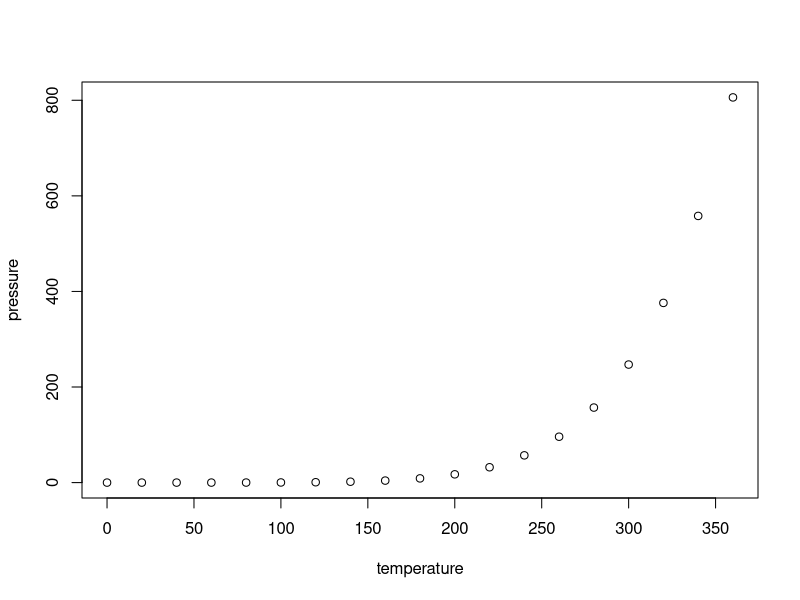
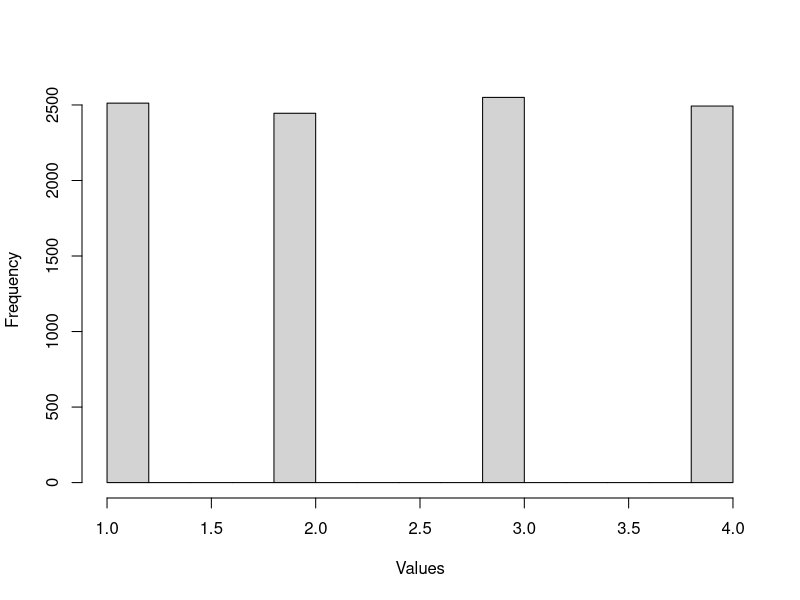
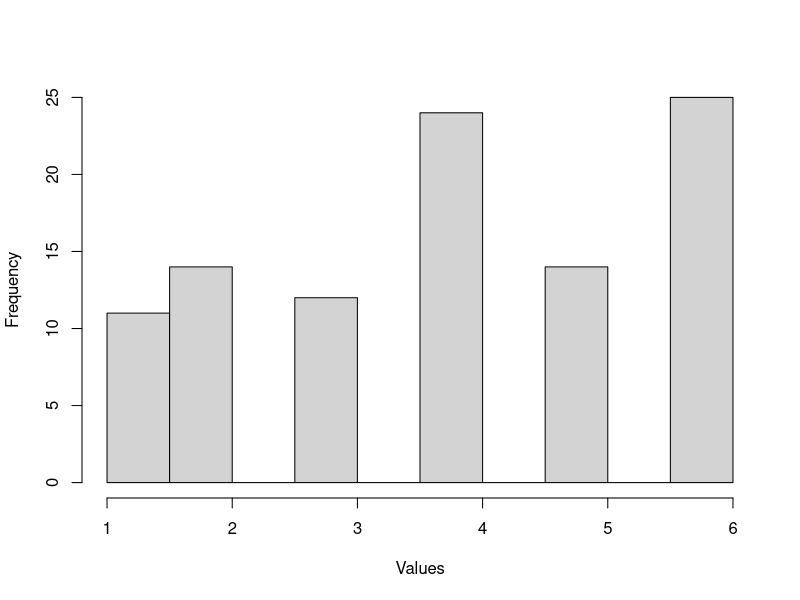
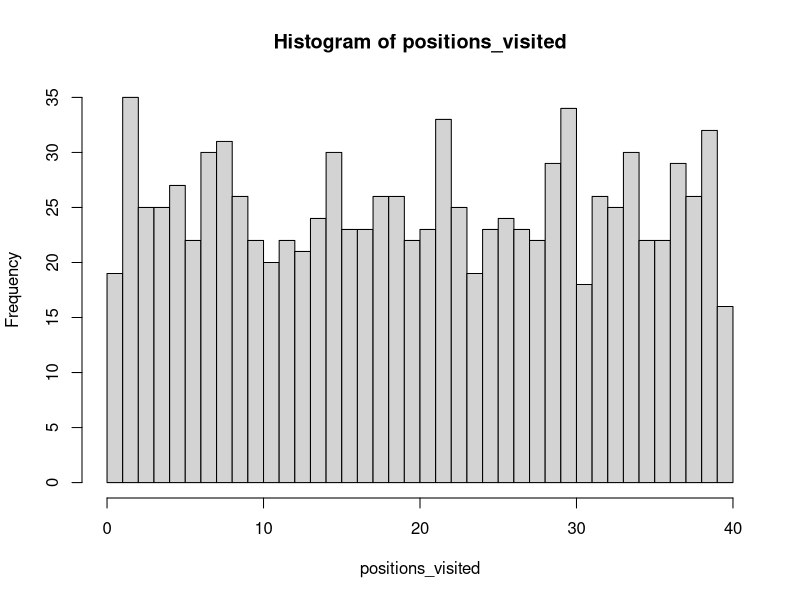
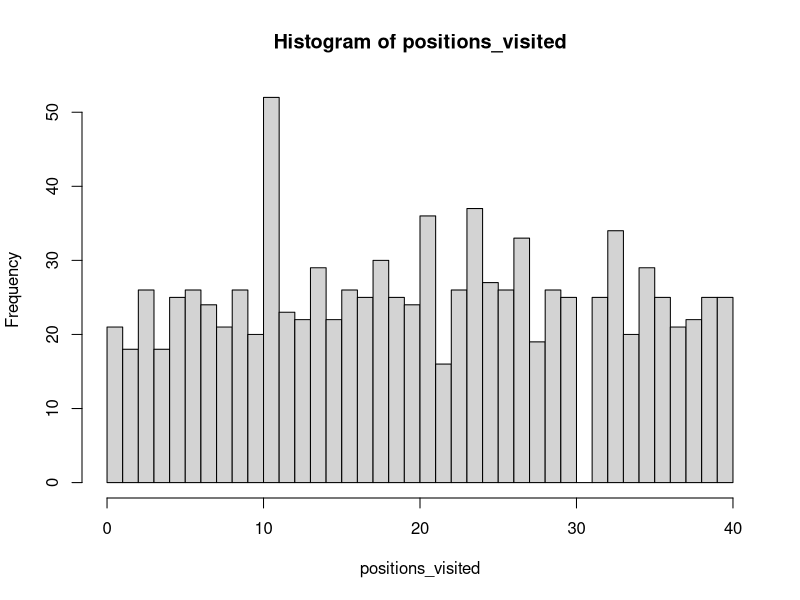
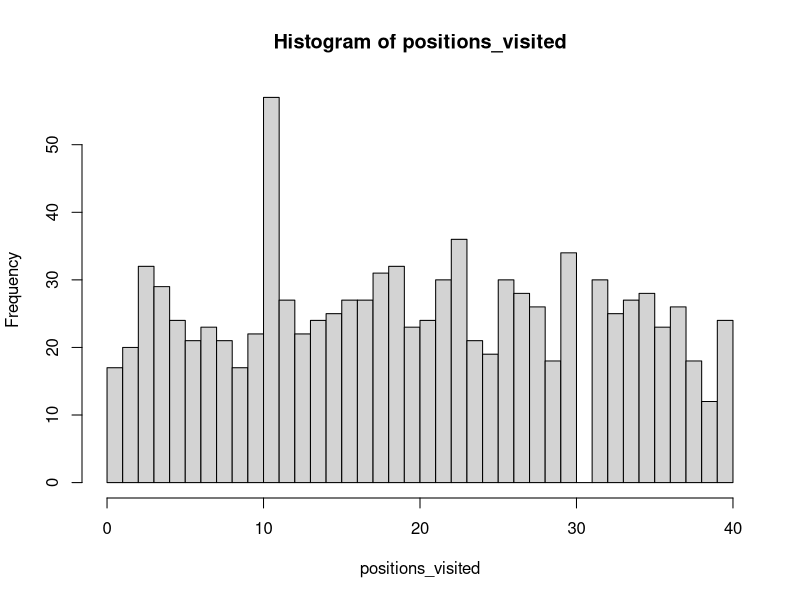

These charts were generated, in order, by the following R code: (Note: this script raises an error after producing the figures.)
## ---- chunk 1
knitr::opts_chunk$set(echo = TRUE)
## ---- chunk 2
summary(cars)
## ---- chunk 3
plot(pressure)
## ---- chunk 4
library(readr)
library(ggplot2)
library(tidyverse)
options(bitmapType='cairo')
rm(list=ls())

## ---- chunk 5
x <- c(1, 2, 3, 4) #this is the sample space

out <- sample(x, 10000, replace=TRUE) #picks no from x list 10000x and puts it back

x <- c( 1, 2, 2, 3, 4, 1, 6, 7, 8, 10, 5, 5, 1, 4, 9 )
# out1 <- sample(x, 20, replace=FALSE) # will give error as you can only pick elements equal to no of elements in the vector
#out1


hist_out <- hist(out, main = '', xlab = 'Values', ylab = 'Frequency')
#plots a histogram of the values picked

## ---- chunk 6
dice1 <- sample(c(1,2,3,4,5,6), size= 100, replace=TRUE)
dice2 <- sample.int(6, size= 100, replace=TRUE) # sample.int samples through intergers
table(dice1)
table(dice2)
#the table will give the frequency table of each interger/element picked. basically realisation of x)


hist_out <- hist(dice2, main = '', xlab = 'Values', ylab = 'Frequency')
## ---- chunk 7
transition_matrix = matrix(c(0.4,0.6, 0.7,0.3), nrow=2, ncol=2, byrow=TRUE) #byrow fills the matrix by row so first 2 no in list will fill the first row then next 2 next row etc 2 elements per row because there nrow=2 which is the no of rows

transition_matrix

## ---- chunk 8
transition_matrix = matrix(c(0.4,0.6, 0.7,0.3), nrow=2, ncol=2, byrow=TRUE)

initial_state <- 1 #initialise the initial state- 1 for sunny or 2 for rainy

weather_seq <- rep(0,30) #create a vector to store the stimulated values. rep() replicates the elements in a vector so rep(0,30) will replicate 0 thirty times. so this will store a list of 30 element 0.

for (day in 1:30) { #iterates over 30 days
  get_prob <- transition_matrix[initial_state, ] # pick the prob needed from the matrix - selects the row of the matrix only using the initial state variable so if initial state is 1, will call row 1 and store the 2 elements in row 1 as a list.
  next_state = sample(c(1,2), size = 1, prob = get_prob) # based on the prob taken, this will randomly pick either 1 or 2 from the list once 
  weather_seq[day] <- next_state #stores the new state inside the weather seq and replaces it so first iteration of the for loop will replace first 0 in weather seq then 2nd replaces 2nd etc.
}
weather_seq


## ---- chunk 9

initial_state = sample(c(1,2), size = 1, prob = c(0.4, 0.6)) # need to state no of prob according to no of elements and must add up to 1
initial_state

get_prob <- rep(0.16,6)
dice3 <- sample.int(6, size= 100, replace=TRUE, prob=get_prob)
table(dice3)
## ---- chunk 10
transition_matrix2 = matrix(c(0.7,0.2,0.1,0.3,0.3,0.4,0.6,0.2,0.2), nrow=3, ncol=3, byrow=TRUE) #draw the matrix out by hand first
initial_state <- 1
weather_seq2 <- rep(0,30) 

for (day in 1:30) { #iterates over 30 days
  get_prob <- transition_matrix2[initial_state, ] 
  next_state = sample(c(1,2,3), size = 1, prob = get_prob)  
  weather_seq2[day] <- next_state 
}
weather_seq2

## ---- chunk 11
transition_matrix2 = matrix(c(0.7,0.2,0.1,0.3,0.3,0.4,0.6,0.2,0.2), nrow=3, ncol=3, byrow=TRUE) #draw the matrix out by hand first
initial_state <- 1
weather_seq2 <- rep(0,30) 


for (day in 1:30) { #iterates over 30 days
  get_prob <- transition_matrix2[initial_state, ] 
  next_state = sample(c(1,2,3), size = 1, prob = get_prob) 
  weather_seq2[day] <- next_state 
  day_weather <- data.frame(days=(1:30), weather=(weather_seq2))
}
weather_seq2
day_weather
## ---- chunk 12
transition_matrix2 = matrix(c(0.7,0.2,0.1,0.3,0.3,0.4,0.6,0.2,0.2), nrow=3, ncol=3, byrow=TRUE) #draw the matrix out by hand first
initial_state <- 1
weather_seq2 <- rep(0,30)


for (day in 1:30) { #iterates over 30 days
  get_prob <- transition_matrix2[initial_state, ] 
  next_state = sample(c(1,2,3), size = 1, prob = get_prob) 
  weather_seq2[day] <- next_state 
}
day_weather <- data.frame(days=(1:30), weather=(weather_seq2))

conditions <- c(1,2,3)
replacement_values <- c("Sunny", "Rainy", "Cloudy")
 
day_weather$weather <- replace(day_weather$weather, day_weather$weather %in% conditions, replacement_values)
day_weather
#hist(weather_seq2, main = '', xlab = 'Values', ylab = 'Frequency')

## ---- chunk 13
no_of_turns = 1000 #no of turns
current_pos = 0 #current position on board, start line so 0
move_size <- rep(0, no_of_turns) # replicate the no of steps to take which is no of turns
positions_visited <- rep(0, no_of_turns) 

for (turn in 1:no_of_turns) { # iterate over no of turns

  dice <- sample(c(1:6), 2, replace = TRUE) # randomly select a value stimulating a die roll twice

  no_of_steps <- sum(dice) #add the die values to get no of steps to move

  new_board_pos <- current_pos + no_of_steps #get the position by adding no of steps to current position

  # update board position (this corrects for the fact the board is circular)
  current_pos <- (new_board_pos %% 40)

  # store position visited
  positions_visited[turn] <- current_pos #stores the current position for each iteration into the position visited according to iteration no in for loop

}


## ---- chunk 14
no_of_turns = 1000 #no of turns
current_pos = 0 #current position on board, start line so 0
move_size <- rep(0, no_of_turns) # replicate the no of steps to take which is no of turns
positions_visited <- rep(0, no_of_turns) 

for (turn in 1:no_of_turns) { # iterate over no of turns

  dice <- sample(c(1:6), 2, replace = TRUE) # randomly select a value stimulating a die roll twice

  no_of_steps <- sum(dice) #add the die values to get no of steps to move

  new_board_pos <- current_pos + no_of_steps #get the position by adding no of steps to current position

  # update board position (this corrects for the fact the board is circular)
  current_pos <- (new_board_pos %% 40)

  # store position visited
  positions_visited[turn] <- current_pos #stores the current position for each iteration into the position visited according to iteration no in for loop

}

hist(positions_visited, breaks = seq(0, 40, len = 41), right = FALSE)
## ---- chunk 15


## ---- chunk 16
no_of_turns = 1000 #no of turns
current_pos = 0 #current position on board, start line so 0
move_size <- rep(0, no_of_turns) # replicate the no of steps to take which is no of turns
positions_visited <- rep(0, no_of_turns) 
go_to_jail_pos <- 30 # the go to jail position on the board
jail_pos <- 10 # the jail 


for (turn in 1:no_of_turns) { # iterate over no of turns

  dice <- sample(c(1:6), 2, replace = TRUE) # randomly select a value stimulating a die roll twice

  no_of_steps <- sum(dice) #add the die values to get no of steps to move

  new_board_pos <- current_pos + no_of_steps #get the position by adding no of steps to current position
 
   # if land on GO TO JAIL square, then go backwards to the JAIL square
  if (new_board_pos == go_to_jail_pos) {
    new_board_pos <- jail_pos
  }

  # update board position (this corrects for the fact the board is circular)
  current_pos <- (new_board_pos %% 40)

  # store position visited
  positions_visited[turn] <- current_pos #stores the current position for each iteration into the position visited according to iteration no in for loop

}

hist(positions_visited, breaks = seq(0, 40, len = 41), right = FALSE)
## ---- chunk 17
no_of_turns = 1000 #no of turns
current_pos = 0 #current position on board, start line so 0
move_size <- rep(0, no_of_turns) # replicate the no of steps to take which is no of turns
positions_visited <- rep(0, no_of_turns) 
go_to_jail_pos <- 30 # the go to jail position on the board
jail_pos <- 10 # the jail 


for (turn in 1:no_of_turns) { # iterate over no of turns
   # set double counter to zero
  double_counter <- 0

  
  for (j in 1:3){ # roll dice 3 times

    
    dice <- sample(c(1:6), 2, replace = TRUE) # roll two dice
   
    if ((dice[1] == dice[2]) & (double_counter == 2)) { #checks if u have already rolled a double twice 
      current_board_pos <- jail_pos #go to jail 
      break #stops the for loop if double counter is 2 as this means you are on the 3rd go
    }

  
    no_of_steps <- sum(dice) 

    new_board_pos <- current_pos + no_of_steps 
 
   
    if (new_board_pos == go_to_jail_pos) {
      new_board_pos <- jail_pos
    }
  

    current_pos <- (new_board_pos %% 40)
  
     
    if (dice[1] != dice[2]) {  
      break #stops the for loop rolling again if its not a double
    } else { #if its a double, for loop rolls again 
      double_counter <- double_counter + 1 # add 1 to the double counter
    }

  }

  # store position visited
  positions_visited[turn] <- current_pos #stores the current position for each iteration into the position visited according to iteration no in for loop

  
}

hist(positions_visited, breaks = seq(0, 40, len = 41), right = FALSE)


## ---- chunk 18


## ---- chunk 19
n <- 1000 # number of samples to take
sims <- rnorm(n, mean = 1, sd = 2) # rnorm() simulates 1,000 no from a normal dist. with mean 1 and sd 2.
mc_integral <- sum(sims >= 1 & sims <= 3)/n #add number of samples from sims that are greater than or equal to 1 and less than or equal to 3 and divide by n
mc_integral


## ---- chunk 20
n <- 1000 
sims <- rnorm(n, mean = 1, sd = 2) 
mc_integral <- sum(sims >= 1 & sims <= 3)/n
mc_exact <- pnorm(q = 3, mean = 1, sd = 2) - pnorm(q = 1, mean = 1, sd = 2) #pnorm() gives the integral under the Normal distribution from negative infinity up to q value. first q=3 and 2nd q=1 because estimating integral btw 3 and 1.
mc_exact

## ---- chunk 21

n <- c(4, 700, 1500, 3000, 7000, 10000) #sample sizes
n_sim <- length(n) #initialise index of n 
mc_exact <- pnorm(q = 3, mean = 1, sd = 2) - pnorm(q = 1, mean = 1, sd = 2)
mc_integral <- rep(0, n_sim) #initialise empty mc_integral list
no_of_reps = 100 #no of times to repeat simulation per sample size

for (reps in no_of_reps){
  for (i in 1:n_sim) { #iterate over n_sim is is 5 times
     sims <- rnorm(n[i], mean =1, sd =2) #correspond each index with the value in n
     
     mc_integral[i] <- sum(sims >= 1 & sims <= 3)/n[i] #add each new integral into position i in mc_integral
     accuracy[i] <- mean(mc_exact - mc_integral[i]) #gets the average of each mc_integral and stores it in accuracy
  }
}


mc_integral
mc_exact
accuracy


## ---- chunk 22
n <- c(4, 700, 1500, 3000, 7000, 10000)
mc_exact <- pnorm(q = 3, mean = 1, sd = 2) - pnorm(q = 1, mean = 1, sd = 2)
n_sim <- length(n)
mc_integral <- rep(0, n_sim) 
accuracy <- rep(0, n_sim)
no_of_reps = 100


for (i in 1:n_sim) { 
    sims <- rnorm(n[i], mean =1, sd =2) 
    for (j in 1:no_of_reps) {
    mc_integral[i] <- sum(sims >= 1 & sims <= 3)/n[i] 
    }
    accuracy[i] <- mean(mc_integral[i] - mc_exact)
  }

my_data <- data.frame(no_of_samples=(n), accuracy=(accuracy))
 
ggplot(my_data, aes(x = no_of_samples, y = accuracy)) + 
  geom_point()+ geom_smooth(method = "lm")


mc_integral
mc_exact
accuracy
my_data

## ---- chunk 23

sample_sizes <- c(4, 700, 1500, 3000, 7000, 10000) # try different sample sizes
n_sample_sizes <- length(sample_sizes) # number of sample sizes to try
rpts <- 100 # number of repeats for each sample size
accuracy <- rep(0, n_sample_sizes) # vector to record accuracy values
accuracy_sd <- rep(0, n_sample_sizes) # vector to record accuracy sd values

# Let's store the exact value of the integral
mc_exact <- pnorm(q = 3, mean = 1, sd = 2) - pnorm(q = 1, mean = 1, sd = 2)

# for each sample size
for (i in 1:n_sample_sizes) {

  sample_sz <- sample_sizes[i] # select a sanmple size to use

  # vector to store results from each repeat
  mc_integral <- rep(0, rpts)
  for (j in 1:rpts){
    # simulated normally distributed numbers
    sims <- rnorm(sample_sz, mean = 1, sd = 2)
    # find proportion of values between 1-3
    mc_integral[j] <- sum(sims >= 1 & sims <= 3) / sample_sz
  }

  # compute average difference between integral estimate and real value
  accuracy[i] <- mean(mc_integral - mc_exact)
  # compute sd difference between integral estimate and real value
  accuracy_sd[i] <- sd(mc_integral - mc_exact)

}

accuracy
df <- data.frame(sample_sizes, accuracy, accuracy_sd)
ggplot(df, aes(x = sample_sizes, y = accuracy)) +
  geom_line() +
  geom_point()+
    geom_errorbar(
      aes(ymin = accuracy - accuracy_sd, ymax = accuracy + accuracy_sd),
          width = .2,
          position = position_dodge(0.05)) +
  ylab("Estimate-Exact") +
  xlab("Run")
 
## ---- chunk 24
runs <- 100 # number of simulations to run

greater_than_three <- rep(0, runs) # vector to hold outcomes


for (i in 1:runs) {# iterate 100 simulations

  coin_flips <- sample(c(0, 1), 10, replace = T)# flip a coin ten times (0 - tail, 1 - head)

  greater_than_three[i] <- (sum(coin_flips) > 3)# count how many heads and check if greater than 3
}


pr_greater_than_three <- sum(greater_than_three) / runs #get average 
pr_greater_than_three 
## ---- chunk 25
pbinom(3, 10, 0.5, lower.tail = FALSE) #built in binomal dist.
## ---- chunk 26
runs <- c(4, 700, 1500, 3000, 7000, 10000) 
n_runs <- length(runs)
greater_than_three <- rep(0, n_runs) 
pbinom(3, 10, 0.5, lower.tail = FALSE)
accuracy <- rep(0, n_runs)

for (i in 1:n_runs) {

  coin_flips <- sample(c(0, 1), 10, replace = T)

  greater_than_three[i] <- (sum(coin_flips) > 3)
  accuracy[i] <- greater_than_three[i] - mc_exact

}
accuracy
my_data <- data.frame(no_of_runs=(runs), accuracy=(accuracy))
 
ggplot(my_data, aes(x = no_of_runs, y = accuracy)) + 
  geom_point()+ geom_smooth(method = "lm")


pr_greater_than_three <- sum(greater_than_three) / runs
pr_greater_than_three 


## ---- chunk 27
runs <- 100
less_than_o <- rep(0, runs) 


for (i in 1:runs) {

  spin <- sample(c(-1, 1, 2), 20, replace = T, prob = c(0.25,0.5,0.25))
  less_than_o[i] <- (sum(spin))
}


pr_less_than_o <- sum(less_than_o) / runs 
pr_less_than_o

## ---- chunk 28
x = c(-0.5, 1.0, 0.2, -0.3, 0.5, 0.89, -0.11, -0.71, 1.0, -1.3, 0.84) #data 

n = length(x)

neglogLikelihood <- function(mu, x) { #log-likelihood function -to find the joint probability for independent measurements and then give the log value in negative form. mu(the mean in greek)
  logF = dnorm(x, mean = mu, sd = 1, log = TRUE) #finds the density function(f(x) (pdf) of the data and returns the log of the pdf
  return(-sum(logF)) #gives the sum of the logF in negative form
}



## ---- chunk 29
x = c(-0.5, 1.0, 0.2, -0.3, 0.5, 0.89, -0.11, -0.71, 1.0, -1.3, 0.84)

n = length(x)

neglogLikelihood <- function(mu, x) { 
  logF = dnorm(x, mean = mu, sd = 1, log = TRUE)
  return(-sum(logF)) 
}

mu_init = 1.0 # define an initial search value for the parameter, we will arbitrarily pick a value . can choose any value for the first mean as the optim() just needs a value to start with then it will pick other values randomly.

out <- optim(mu_init, neglogLikelihood, gr = NULL, x, method = "L-BFGS-B", lower = -Inf, upper = Inf) #to find the max likelihood estimate.  optim() finds the minimum value of a function so in this case we are trying to find the parameter that minimises the negative log likelihood. which is why the loglikelihood is given as a negative. inf means infinite so the lower and upperbounds can use any values between infinity the lower and upper bounds needed because of the method type. 

#optim stores  the resulting data in a datatset. has a par row that stores the value we want

out
out$par #see what parameter values it has found


## ---- chunk 30
x = c(-0.5, 1.0, 0.2, -0.3, 0.5, 0.89, -0.11, -0.71, 1.0, -1.3, 0.84)

n = length(x)

neglogLikelihood <- function(mu, x) { 
  logF = dnorm(x, mean = mu, sd = 1, log = TRUE)
  return(-sum(logF)) 
}

mu_init = 1.0 
out <- optim(mu_init, neglogLikelihood, gr = NULL, x, method = "L-BFGS-B", lower = -Inf, upper = Inf)


out$par 

mean(x) #find the mean of x

## ---- chunk 31
x = c(-0.5, 1.0, 0.2, -0.3, 0.5, 0.89, -0.11, -0.71, 1.0, -1.3, 0.84)

n = length(x)
neglogLikelihood <- function(mu, x) { 
  logF = dnorm(x, mean = mu, sd = 1, log = TRUE)
  return(-sum(logF)) 
}

mu_init = 5.0 
out <- optim(mu_init, neglogLikelihood, gr = NULL, x, method = "L-BFGS-B", lower = -Inf, upper = Inf)

out

out$par

mu <- seq(-0.1, 0.3, length = 101) # gives 101 no between -0.1 and 0.3

neglogL <- apply( matrix(mu), 1, neglogLikelihood, x) # make mu a matrix then apply the neglogliklihood function on the values stored in mu

plot(mu, neglogL, pch="-") #plot the neglogL values (y-axis) against the mu (x-axis)
points(out$par, out$value, col="red", pch=0) #find and highlight on the graph the par (x-axis) and value (y-axis) found in the out datatset

## ---- chunk 32
x = c(-0.5, 1.0, 0.2, -0.3, 0.5, 0.89, -0.11, -0.71, 1.0, -1.3, 0.84)

n = length(x)

neglogLikelihood2 <- function(theta,x) {
  mu <- theta[1] # index 1 of theta will be stored as mu
  sigma2 <- theta[2] # index  of theta will be stored as sigma2
  logF <- dnorm(x, mean = mu, sd = sqrt(sigma2), log = TRUE) # compute density for each data element in x
  return(-sum(logF)) # return negative log-likelihood
}
## ---- chunk 33
x = c(-0.5, 1.0, 0.2, -0.3, 0.5, 0.89, -0.11, -0.71, 1.0, -1.3, 0.84)

n = length(x)

theta_init = c(1, 1) #initialise with the initial parameters

neglogLikelihood2 <- function(theta,x) {
  mu <- theta[1] 
  sigma2 <- theta[2]
  logF <- dnorm(x, mean = mu, sd = sqrt(sigma2), log = TRUE)
  return(-sum(logF)) # return negative log-likelihood
}


out <- optim(theta_init, neglogLikelihood2, gr = NULL, x, method = "L-BFGS-B", lower = c(-Inf, 0.001), upper = c(Inf, Inf)) #find max likelihood estimate and prevent lower interval from being negative or lower than 1

## ---- chunk 34
x = c(-0.5, 1.0, 0.2, -0.3, 0.5, 0.89, -0.11, -0.71, 1.0, -1.3, 0.84)

n = length(x)

theta_init = c(1, 1) 

neglogLikelihood2 <- function(theta,x) {
  mu <- theta[1] 
  sigma2 <- theta[2]
  logF <- dnorm(x, mean = mu, sd = sqrt(sigma2), log = TRUE)
  return(-sum(logF)) 
}


out <- optim(theta_init, neglogLikelihood2, gr = NULL, x, method = "L-BFGS-B", lower = c(-Inf, 0.001), upper = c(Inf, Inf)) 

mu <- seq(-0.1, 1.0, length = 101) #creates a 1D table of  101 values between -0.1 to 1 
sigma2 <- seq(0.1, 1.0, length = 101) #creates a 1D table of 101 values between 0.1 and 1

mu_xx <- rep(mu, each = 101) # replicate the mu 1D table 101 times

sigma2_yy <- rep(sigma2, times = 101) # replicate the sigma2 table 101 times

mu_sigma_grid <- cbind(mu_xx, sigma2_yy) # generate grid of values (each row contains a unique combination of mu and sigma2 values)

neglogL2 <- apply(mu_sigma_grid, 1, neglogLikelihood2, x) #apply the negloglikelihood to the grid



## ---- chunk 35
x = c(-0.5, 1.0, 0.2, -0.3, 0.5, 0.89, -0.11, -0.71, 1.0, -1.3, 0.84)

n = length(x)

theta_init = c(1, 1) 

neglogLikelihood2 <- function(theta,x) {
  mu <- theta[1] 
  sigma2 <- theta[2]
  logF <- dnorm(x, mean = mu, sd = sqrt(sigma2), log = TRUE)
  return(-sum(logF)) 
}


out <- optim(theta_init, neglogLikelihood2, gr = NULL, x, method = "L-BFGS-B", lower = c(-Inf, 0.001), upper = c(Inf, Inf)) 

mu <- seq(-0.1, 1.0, length = 101) 
sigma2 <- seq(0.1, 1.0, length = 101) 

mu_xx <- rep(mu, each = 101) 

sigma2_yy <- rep(sigma2, times = 101) 

mu_sigma_grid <- cbind(mu_xx, sigma2_yy)

neglogL2 <- apply(mu_sigma_grid, 1, neglogLikelihood2, x) 


neglogL2 <- matrix(neglogL2, 101) # convert vector of negative log-likelihood values into a grid


contour(sigma2, mu, neglogL2, nlevels = 50, xlab = "sigma2", ylab = "mu") # draw contour plot

points(out$par[2], out$par[1], col="red") #find and highlight on the graph the par (x-axis) and value (y-axis) found in the out datatset

## ---- chunk 36
x = c(-0.5, 1.0, 0.2, -0.3, 0.5, 0.89, -0.11, -0.71, 1.0, -1.3, 0.84)

n = length(x)

theta_init = c(1, 1) 

neglogLikelihood2 <- function(theta,x) {
  mu <- theta[1] 
  sigma2 <- theta[2]
  logF <- dnorm(x, mean = mu, sd = sqrt(sigma2), log = TRUE)
  return(-sum(logF)) 
}


out <- optim(theta_init, neglogLikelihood2, gr = NULL, x, method = "L-BFGS-B", lower = c(-Inf, 0.001), upper = c(Inf, Inf)) 

mu <- seq(-0.1, 1.0, length = 101) 
sigma2 <- seq(0.1, 1.0, length = 101) 

mu_xx <- rep(mu, each = 101) 

sigma2_yy <- rep(sigma2, times = 101) 

mu_sigma_grid <- cbind(mu_xx, sigma2_yy)

neglogL2 <- apply(mu_sigma_grid, 1, neglogLikelihood2, x) 


neglogL2 <- matrix(neglogL2, 101) 


contour(sigma2, mu, neglogL2, nlevels = 50, xlab = "sigma2", ylab = "mu") 

points(out$par[2], out$par[1], col="red") 

out$par[1] #the mu estimate 
out$par[2] #the sigma2 estimate
mean(x) #sample mean
var(x) #sample variance (normalised by n-1)
var(x)*(n-1)/n # sample variance (normalised by n)
## ---- chunk 37
x= c(3,2,4,5,2)
n = 10
negloglike<- function(p, n, x){
  logpdf<- dbinom(x, n, prob = c(p, 1 - p), log =TRUE) #binomial dist. so find pmf using dbinom()
  return (-sum(logpdf))
  
}

p_init = 0.5 #looking for max likelihood for the probability of getting a head
out <- optim(p_init, negloglike, gr = NULL, n, x, method = "L-BFGS-B", lower = 0.001, upper = 1-0.001) 

p_vals <- seq(0.001, 1 - 0.001, length = 101)

neglog_for_all <- apply(matrix(p_vals), 1, negloglike, n, x)

plot(p_vals, neglog_for_all, pch = "-")
points(out$par, out$value, col = "red", pch = 0)


## ---- chunk 38

## ---- chunk 39
interval_width <- 1 # width of confidence interval

## ---- chunk 40
interval_width <- 1
n <- 30 # number of data points to generate

mu <- 2.5 # population mean

sigma <- 1.0 # population sd 
x <- rnorm(n, mean = mu, sd = sigma) # randomly generate 30 values from the Normal distribution N(2.5, 1.0)


## ---- chunk 41
interval_width <- 1

n <- 30 
mu <- 2.5 
sigma <- 1.0 

x <- rnorm(n, mean = mu, sd = sigma)

x_bar <- mean(x) # compute sample mean from the random values in x
interval <- c(x_bar - interval_width / 2, x_bar + interval_width / 2) #get the intervals by plus minus by interval width/2

interval

## ---- chunk 42
interval_width <- 1

n <- 30 
mu <- 2.5 
sigma <- 1.0 

x <- rnorm(n, mean = mu, sd = sigma)

x_bar <- mean(x) 
interval <- c(x_bar - interval_width / 2, x_bar + interval_width / 2) 

nreps <- 1000 # number of Monte Carlo simulation to run
## ---- chunk 43
interval_width <- 1

n <- 30 
mu <- 2.5 
sigma <- 1.0 

x <- rnorm(n, mean = mu, sd = sigma)

x_bar <- mean(x) 
interval <- c(x_bar - interval_width / 2, x_bar + interval_width / 2) 
nreps <- 1000
interval_width <- seq(0.1, 1.0, 0.1) # define a series of interval widths. This creates a sequence of values from 0.1 to 1.0 in steps of 0.1 in the vector

n_interval_widths <- length(interval_width) # store the length interval widths generated into a list

mu_contained <- rep(0, n_interval_widths) # create a vector to store the number of times the population mean is contained

## ---- chunk 44
interval_width <- 1

n <- 30 
mu <- 2.5 
sigma <- 1.0 

x <- rnorm(n, mean = mu, sd = sigma)

x_bar <- mean(x) 
interval <- c(x_bar - interval_width / 2, x_bar + interval_width / 2) 
nreps <- 1000
interval_width <- seq(0.1, 1.0, 0.1)

n_interval_widths <- length(interval_width) 
mu_contained <- rep(0, n_interval_widths)

for (replicate in 1:nreps) {

  x <- sigma * rnorm(n) + mu # simulate a data set

  xbar <- mean(x) # compute the sample mean

  # for each interval width that we are testing ...
  for (j in 1:n_interval_widths) {
    # check if the interval contains the true mean
    if ((mu > xbar - 0.5 * interval_width[j]) &
        (mu < xbar + 0.5 * interval_width[j])) {
      # if it is, we increment the count by one for this width
      mu_contained[j] <- mu_contained[j] + 1
    }
  }

}

probability_mean_contained <- mu_contained / nreps 

## ---- chunk 45
interval_width <- 1

n <- 30 
mu <- 2.5 
sigma <- 1.0 

x <- rnorm(n, mean = mu, sd = sigma)

x_bar <- mean(x) 
interval <- c(x_bar - interval_width / 2, x_bar + interval_width / 2) 
nreps <- 1000
interval_width <- seq(0.1, 1.0, 0.1)

n_interval_widths <- length(interval_width) 
mu_contained <- rep(0, n_interval_widths)

for (replicate in 1:nreps) {
  x <- sigma * rnorm(n) + mu 
  xbar <- mean(x) 
  for (j in 1:n_interval_widths) {
    if ((mu > xbar - 0.5 * interval_width[j]) &
        (mu < xbar + 0.5 * interval_width[j])) {
      mu_contained[j] <- mu_contained[j] + 1
    }
  }
}

probability_mean_contained <- mu_contained / nreps

# create a data frame containing the variables we wish to plot
df <- data.frame(interval_width = interval_width,
                 probability_mean_contained = probability_mean_contained)

# initialise the ggplot
plt <- ggplot(df, aes(x = interval_width, y = probability_mean_contained))
# create a line plot
plt <- plt + geom_line()
# add a horizontal axis label
plt <- plt + xlab("Interval Width")
# create a vertical axis label
plt <- plt + ylab("Probability that mu is contained")

print(plt) # plot to screen
## ---- chunk 46
n <- 30 
mu <- 2.5 
sigma <- 1.0 

2 * 1.65 * sigma / sqrt(n) #1.65 is from zalpha/2 for 0.90
## ---- chunk 47
interval_width <- 1

n <- 30 
mu <- 2.5 
sigma <- 1.0 

x <- rnorm(n, mean = mu, sd = sigma)

x_bar <- mean(x) 
interval <- c(x_bar - interval_width / 2, x_bar + interval_width / 2) 
nreps <- 1000
interval_width <- seq(0.1, 1.0, 0.1)

n_interval_widths <- length(interval_width) 
sigma_contained <- rep(0, n_interval_widths)

for (replicate in 1:nreps) {
  x <- sigma * rnorm(n) + mu 
  sigmabar <- sd(x) 
  for (j in 1:n_interval_widths) {
    if ((sigma > sigmabar - 0.5 * interval_width[j]) &
        (sigma < sigmabar + 0.5 * interval_width[j])) {
      sigma_contained[j] <- sigma_contained[j] + 1
    }
  }
}

probability_var_contained <- sigma_contained / nreps

# create a data frame containing the variables we wish to plot
df <- data.frame(interval_width = interval_width,
                 probability_var_contained = probability_var_contained)

# initialise the ggplot
plt <- ggplot(df, aes(x = interval_width, y = probability_var_contained))
# create a line plot
plt <- plt + geom_line()
# add a horizontal axis label
plt <- plt + xlab("Interval Width")
# create a vertical axis label
plt <- plt + ylab("Probability that var is contained")

plt
df

## ---- chunk 48

## ---- chunk 49

## ---- chunk 50

## ---- chunk 51

## ---- chunk 52

## ---- chunk 53

